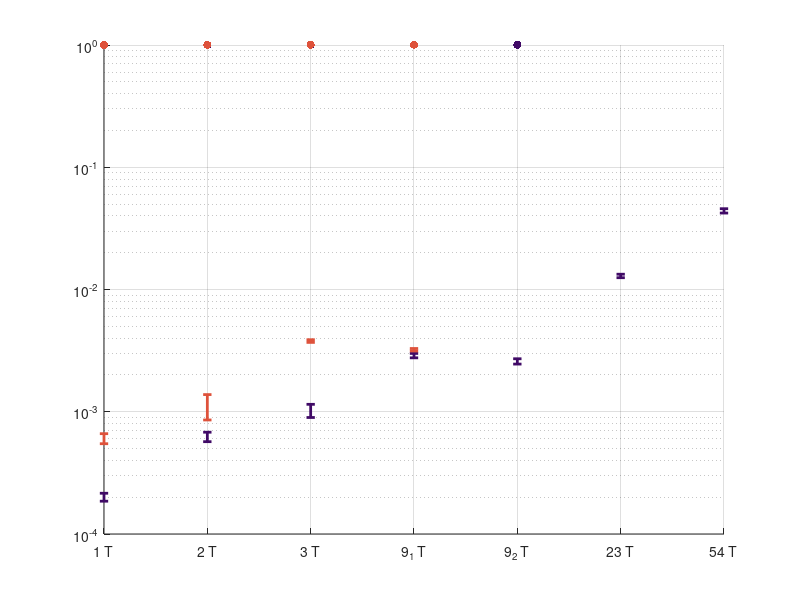

The MATLAB source for this figure:
%% Performance
% data
Interpolate = [
    0.00018885
0.00018744
0.00021543
0.00018806
0.00018549
0.00020322
0.00018832
0.00019606
0.00018588
0.00019997
0.00058283  % 2T
0.00068017
0.00058443
0.00058069
0.00060106
0.00058203
0.00064779
0.00056913
0.00059593
0.0005882
0.00115     %3T
0.0011502
0.00095078
0.0010166
0.00089742
0.0010578
0.00090462
0.001016
0.00091587
0.0010624
0.0029994   %9T
0.0029885
0.0029374
0.0028458
0.002812
0.0029536
0.002761
0.0029896
0.0028763
0.0028568
0.0027131   %9T FC
0.0026952
0.0026788
0.0025381
0.0024544
0.0025149
0.0025392
0.0024545
0.0024955
0.0025173
0.012644    % 23T
0.012715
0.013336
0.012571
0.012524
0.012519
0.012794
0.012584
0.012488
0.012797
0.042203    % 54T
0.045807
0.043533
0.042712
0.04423
0.042931
0.042437
0.042992
0.04342
0.043232];
Interpolate = reshape(Interpolate,10,[]);

InI = [
    0.00066166
0.00057615
0.00056464
0.00056334
0.00054766
0.00055212
0.00056497
0.00054791
0.00055853
0.0005596
0.0013817
0.00092784
0.00095614
0.00094219
0.00093638
0.00086969
0.0010742
0.00087618
0.00092216
0.00085656
0.0036924
0.003884
0.0038457
0.0037941
0.0037888
0.003863
0.0037013
0.0037836
0.0037683
0.0038689
0.0032478
0.0031421
0.0032824
0.0031498
0.0031779
0.0032917
0.0031444
0.0032771
0.0032354
0.0032842
];

Interpolate = reshape(Interpolate,10,[]);
InI = reshape(InI,10,[]);
Old = [2.441*10^(-2), 5.873*10^(-2), 6.127*10^(-1)];
%%
figure
%boxchart(Interpolate)
hold on
for i = 1:7
    plot([i,i],[min(Interpolate(:,i)),max(Interpolate(:,i))],...
        '_-','LineWidth',2,'Color','#400A66')
    scatter(i,mean(Interpolate(:,i)),'filled','MarkerFaceColor','#400A66')
end

for i = 1:4
    plot([i,i],[min(InI(:,i)),max(InI(:,i))],...
        '_-','LineWidth',2,'Color','#DE523B')
    scatter(i,mean(InI(:,i)),'filled','MarkerFaceColor','#DE523B')
end

for i = 1:3
    scatter(i+1,Old(i),'filled','MarkerFaceColor','#FCA30A')
end

hold off
set(gca, 'YScale', 'log')
grid on
xticklabels({'1 T','2 T','3 T','9_1 T','9_2 T','23 T','54 T'})